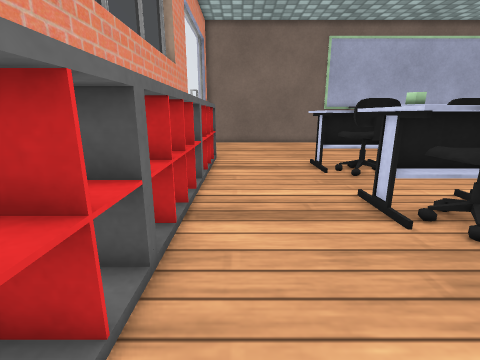
[1] (above)

18 first-person views from a walk through a robot-simulator world made for Gazebo. The camera is 0.64 m above the floor, tilts 14° down and sees 85° across. The floor is counted in squares, 0.25 m on a side. Each view is taken from the middle of a square. On the plan, view 1 faces up. The plan holds only what a view shows up to about 18 squares ahead; the rest is blank. Some surface patterns are stand-ins.

[2]
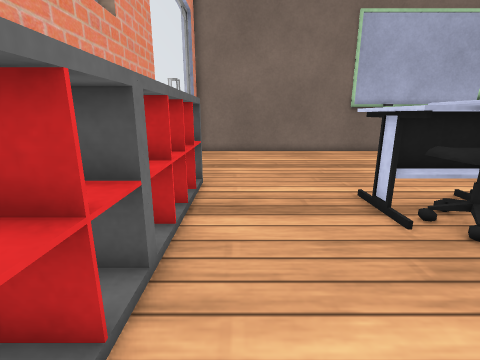

[3]
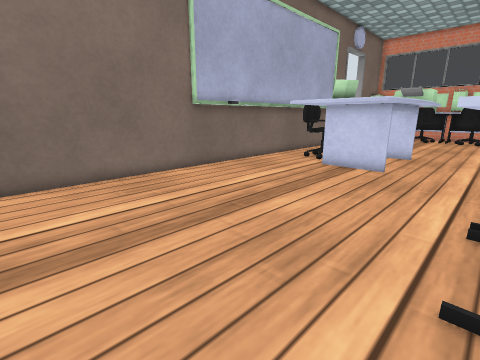

[4]
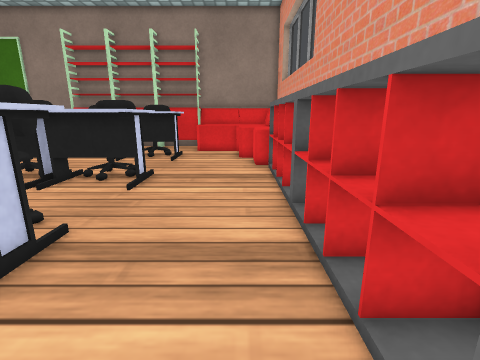

[5]
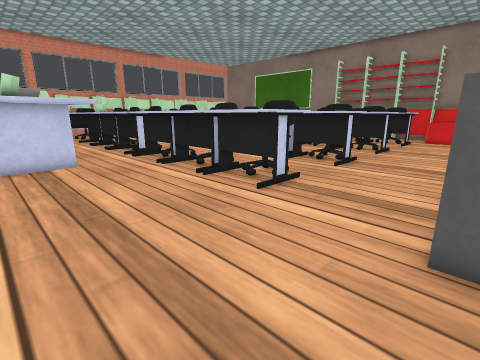

[6]
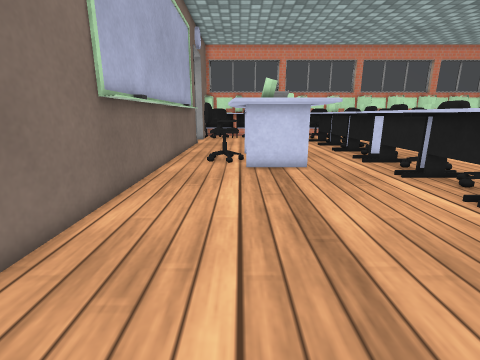

[7]
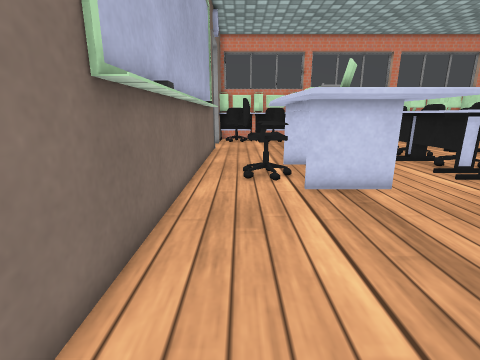

[8]
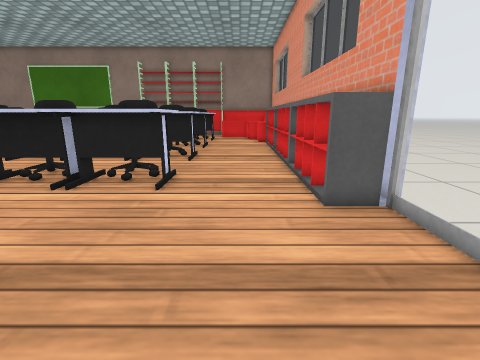

[9]
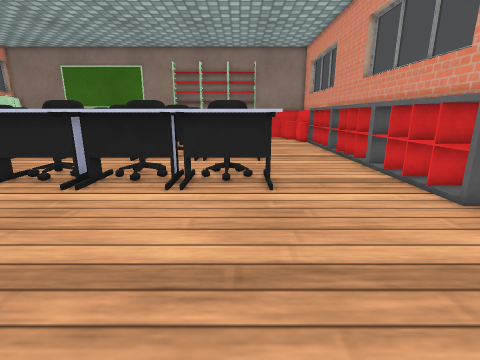

[10]
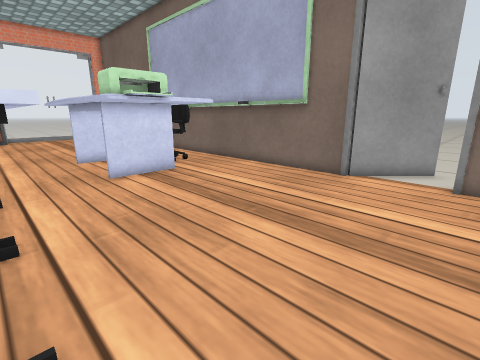

[11]
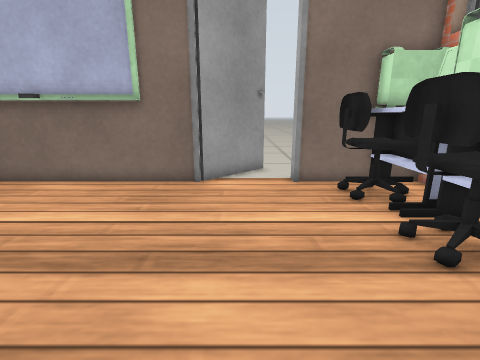

[12]
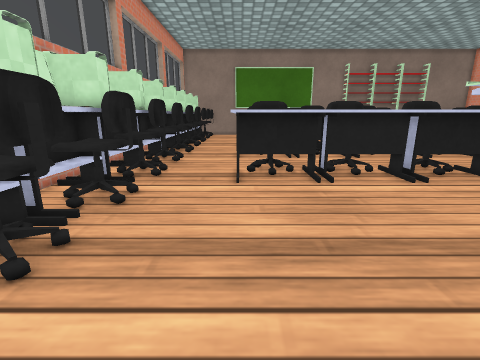

[13]
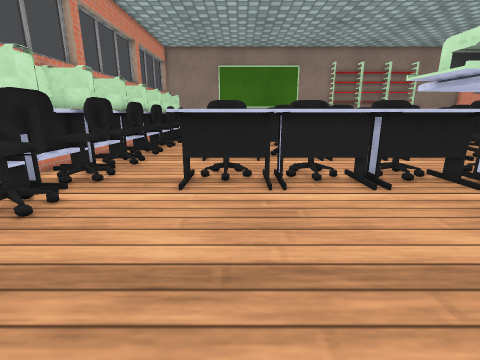

[14]
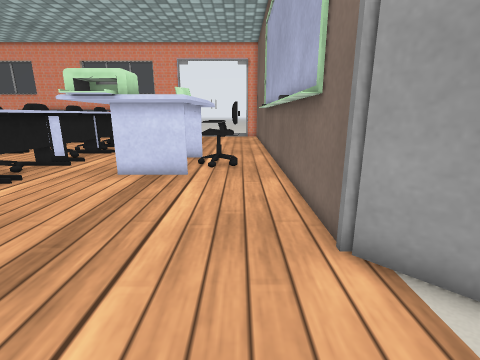

[15]
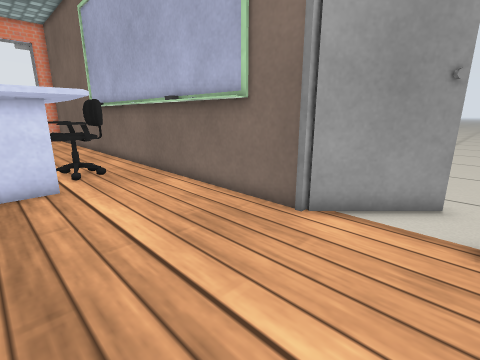

[16]
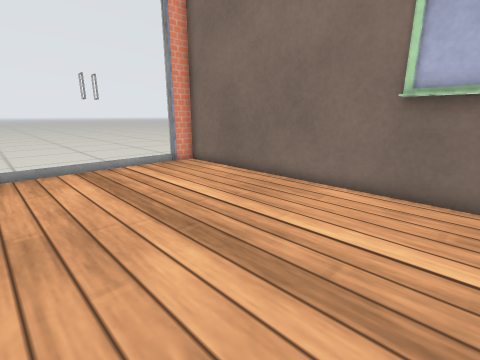

[17]
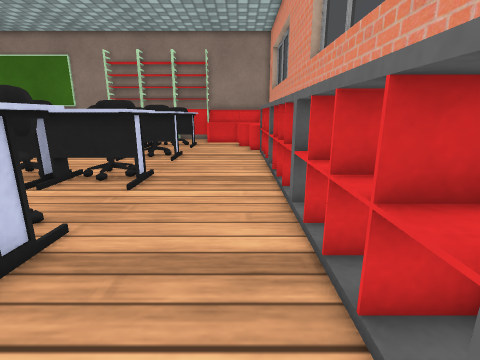

[18]
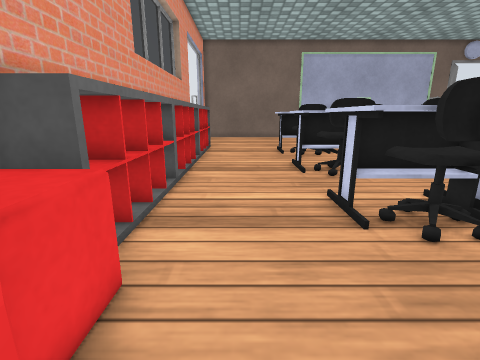

### Floor plan
Key: @ floor where view 1 was taken; # wall or solid block; . floor; = window, fence, low wall or low ledge; T thing the floor can be seen under or through.
Columns run from 4 left of view 1 to 31 right of it. Each row starts with its distance up from view 1.
 27                               ##.
 26                              ##.#
 25  ############=============####..###
 24 ##..........===============......=#
 23  =................===.............#
 22  =...............==##=...........=#
 21 #=............=##########.........#
 20 #=............=###    ###........=##
 19 #=............=###    ###=.......=##
 18  =............=##########=........=#
 17  =............==#########........=##
 16 ##==.............................=##
 15 #=#=.............................=##
 14  ##=....##TTTTT####=###########...=#
 13   #=....###TTTT#T##=###########..=##
 12   #=....### TTTTTT# ########## ..=##
 11   #=....=## =#= =#=.=#= =#= ## ..==#
 10   #=..............................##
  9   #=.............................=##
  8   #=....###                    ..=##
  7   #=....#######          ##    ... #
  6   #=....###  ##          #     ..=##
  5   #=....=##  #= =#   #= =#       =##
  4   #=..........                    #
  3   #=..........
  2   #=....###
  1   #=....#####
  0  ##=@...######
 -1  ##=....=##  #=
 -2  #==......  ..
 -3  ##=..........
 -4  ##=....#
 -5    #=...###
 -6    #=...###
 -7    #=... ##

Where each view was taken, in squares from view 1:
view 1: 0 up, 0 right, facing up
view 2: 6 up, 0 right, facing up
view 3: 14 up, 0 right, facing up-right
view 4: 11 up, 0 right, facing down
view 5: 21 up, 2 left, facing down-right
view 6: 21 up, 0 right, facing right
view 7: 23 up, 4 right, facing right
view 8: 23 up, 1 right, facing down
view 9: 23 up, 5 right, facing down
view 10: 14 up, 29 right, facing up-left
view 11: 15 up, 26 right, facing up
view 12: 24 up, 26 right, facing down
view 13: 23 up, 24 right, facing down
view 14: 23 up, 29 right, facing left
view 15: 19 up, 28 right, facing up-left
view 16: 16 up, 10 right, facing up-left
view 17: 17 up, 0 right, facing down
view 18: 6 down, 1 right, facing up
